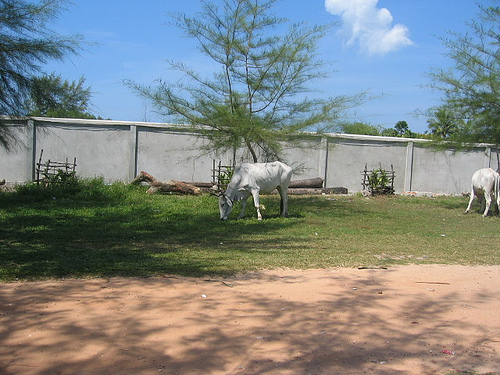
//> input picture part-matching/pic/1.jpg, 500 x 375 px
$ ./main   (built with g++ and OpenCV 4)
//> lines starting //> are read from the running program, lines starting //| are printed output that depends on the picture; after the words box and inside, x2 and y2 are one past the last pixel; in counts of white or black regions, pixels touching at a corner belong together
//
//  main.cpp
//  opencv
//
//  Created by wangruchen on 15/1/31.
//  Copyright (c) 2015年 wangruchen. All rights reserved.
//

#include <iostream>
#include <opencv2/imgproc.hpp>
#include <opencv2/highgui.hpp>
#include <stdio.h>

using namespace std;
using namespace cv;


int main(int argc, char* argv[])
{
    string path1="/Users/wangruchen/work/program/part-matching/pic/1.jpg";
    string path2="/Users/wangruchen/work/program/part-matching/pic/1-part.png";
    Mat srcIm=imread(path1);
//> srcIm is the input picture: 375 rows x 500 cols, CV_8UC3; mean B, G, R 132.1, 134.7, 129.1
    Mat partIm=imread(path2);
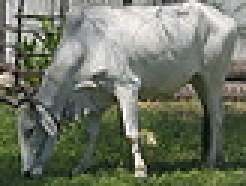
//> input picture part-matching/pic/1-part.png, 82 x 62 px (shown 3 times larger)
//> partIm is the input picture: 62 rows x 82 cols, CV_8UC3; mean B, G, R 101, 116.7, 111.1
    Mat result;

    matchTemplate(srcIm, partIm, result, TM_SQDIFF);//TM_SQDIFF可以选用不同的方法
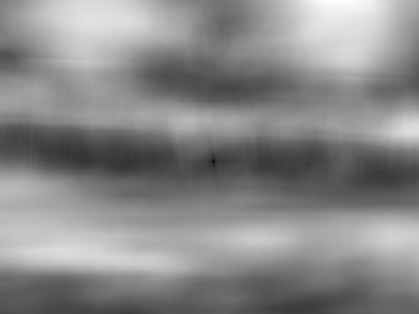
//> result: 314 rows x 419 cols, CV_32FC1; min 12893, max 192916496, mean 103827840; drawn with min black and max white
    normalize(result, result, 0, 1, NORM_MINMAX);
    double minVal,maxVal;
    Point minPoi,maxPoi;
    minMaxLoc(result, & minVal, &maxVal, &minPoi, &maxPoi);
//> minVal = 0; maxVal = 1; minPoi = Point(213, 161); maxPoi = Point(334, 0)

    rectangle(srcIm, minPoi, Point2f(minPoi.x+partIm.cols,minPoi.y+partIm.rows), Scalar(0,0,255));
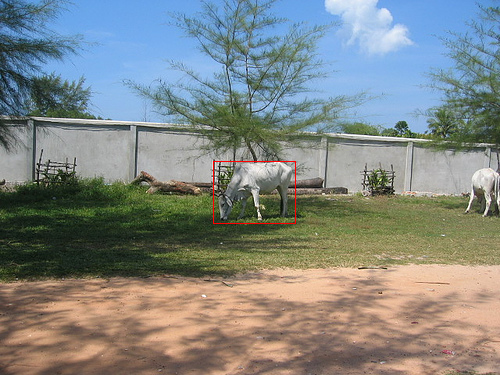
//> srcIm: 375 rows x 500 cols, CV_8UC3; 0.15% of pixels changed, all inside (x1, y1, x2, y2) = (213, 161, 296, 224)
    imshow("result", srcIm);
    waitKey(0);
    return 0;
}
